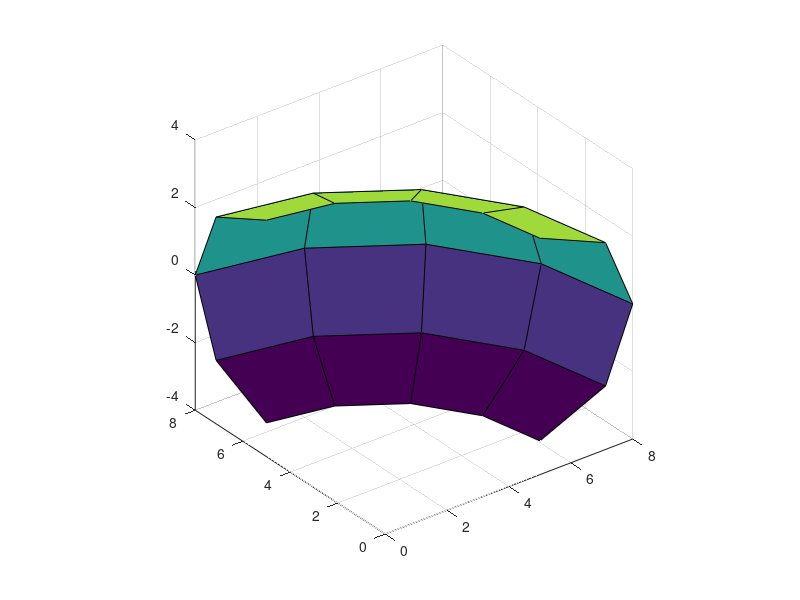

The MATLAB source for this figure:
V_inf=[0,0,3000];
R    = 5;
r    = 3;
theta= linspace(-0.5*pi,0.5*pi,5);
phi  = linspace(0,0.5*pi,5);

[theta,phi]=meshgrid(theta,phi);
x=(R+r*cos(theta)).*cos(phi);
y=(R+r*cos(theta)).*sin(phi);
z=r.*sin(theta);
kleurtjes = z;

surface=surf(x,y,z, kleurtjes);

axis equal
xvector = [];
yvector = [];
zvector = [];

for n = 1:length(x(1,:))
    for m = 1:length(x(:,1))
        xvector = [xvector,x(m,n)];
        yvector = [yvector,y(m,n)];
        zvector = [zvector,z(m,n)];
    end
end


% dt = DelaunayTri(xvector', yvector', zvector');
% [tri,Xb] = freeBoundary(dt);
% figure;
% trisurf(tri,Xb(:,1),Xb(:,2),Xb(:,3), 'FaceColor', 'cyan', 'faceAlpha', 0.8);